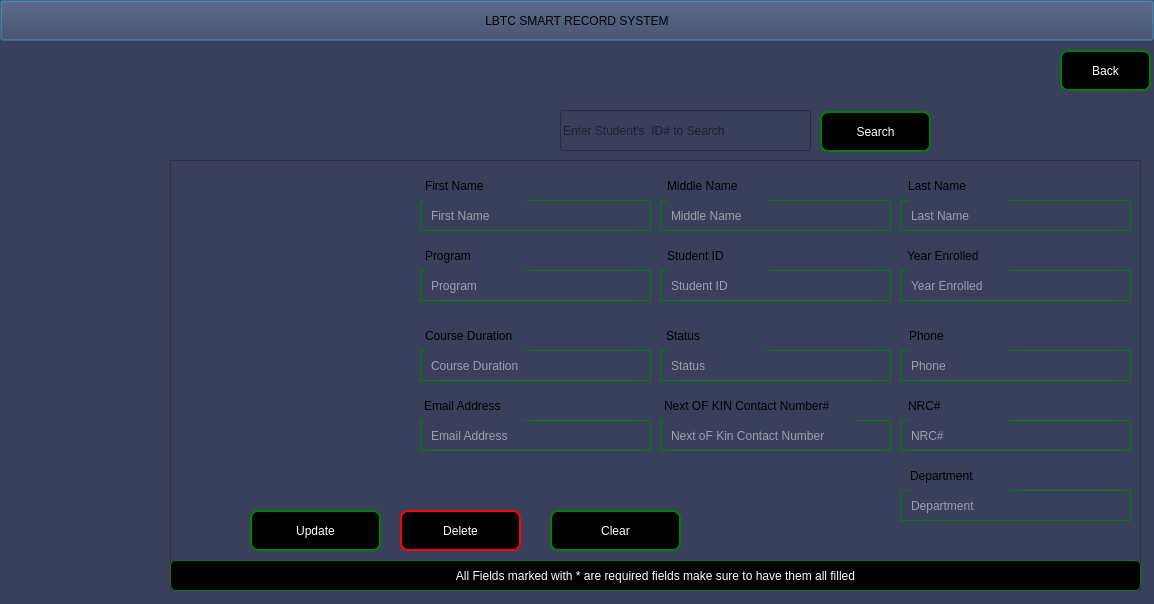
<?xml version="1.0" encoding="UTF-8"?>
<ui version="4.0">
 <class>ViewStudents</class>
 <widget class="QDialog" name="ViewStudents">
  <property name="geometry">
   <rect>
    <x>0</x>
    <y>0</y>
    <width>1154</width>
    <height>604</height>
   </rect>
  </property>
  <property name="windowTitle">
   <string>Dialog</string>
  </property>
  <property name="styleSheet">
   <string notr="true">background-color: #3a3f5c;</string>
  </property>
  <widget class="QPushButton" name="pushButton">
   <property name="geometry">
    <rect>
     <x>0</x>
     <y>0</y>
     <width>1154</width>
     <height>41</height>
    </rect>
   </property>
   <property name="text">
    <string>LBTC SMART RECORD SYSTEM</string>
   </property>
  </widget>
  <widget class="QPushButton" name="btn_RegisterStudent_back">
   <property name="geometry">
    <rect>
     <x>1060</x>
     <y>50</y>
     <width>91</width>
     <height>41</height>
    </rect>
   </property>
   <property name="styleSheet">
    <string notr="true">    
QPushButton{
                    color: rgb(255, 255, 255);
                    border:2px solid green;
                    border-radius: 8px;
                    padding: 0 8px;
                    background-color: rgb(255, 267, 245);
                    font: 500 11pt ;
                   

}

 </string>
   </property>
   <property name="text">
    <string>Back</string>
   </property>
   <property name="icon">
    <iconset theme="QIcon::ThemeIcon::GoHome"/>
   </property>
  </widget>
  <widget class="QFrame" name="frame">
   <property name="geometry">
    <rect>
     <x>170</x>
     <y>160</y>
     <width>971</width>
     <height>431</height>
    </rect>
   </property>
   <property name="styleSheet">
    <string notr="true"/>
   </property>
   <property name="frameShape">
    <enum>QFrame::Shape::StyledPanel</enum>
   </property>
   <property name="frameShadow">
    <enum>QFrame::Shadow::Raised</enum>
   </property>
   <widget class="QLineEdit" name="lineEdit_Fname">
    <property name="geometry">
     <rect>
      <x>250</x>
      <y>40</y>
      <width>231</width>
      <height>31</height>
     </rect>
    </property>
    <property name="styleSheet">
     <string notr="true">   
QLineEdit{
                    color: rgb(255, 255, 255);
                    border:1px solid green;
                    border-radius: 0px;
                    padding: 0 8px;
                    background-color: #3a3f5c;
                    
	                font: 700 9pt &quot;Segoe UI&quot;;
                   

}

 </string>
    </property>
    <property name="placeholderText">
     <string>First Name</string>
    </property>
   </widget>
   <widget class="QLineEdit" name="lineEdit_Mname">
    <property name="geometry">
     <rect>
      <x>490</x>
      <y>40</y>
      <width>231</width>
      <height>31</height>
     </rect>
    </property>
    <property name="styleSheet">
     <string notr="true">   
QLineEdit{
                    color: rgb(255, 255, 255);
                    border:1px solid green;
                    border-radius: 0px;
                    padding: 0 8px;
                    background-color: #3a3f5c;
                    
	                font: 700 9pt &quot;Segoe UI&quot;;
                   

}

 </string>
    </property>
    <property name="placeholderText">
     <string>Middle Name</string>
    </property>
   </widget>
   <widget class="QLineEdit" name="lineEdit_Lname">
    <property name="geometry">
     <rect>
      <x>730</x>
      <y>40</y>
      <width>231</width>
      <height>31</height>
     </rect>
    </property>
    <property name="styleSheet">
     <string notr="true">   
QLineEdit{
                    color: rgb(255, 255, 255);
                    border:1px solid green;
                    border-radius: 0px;
                    padding: 0 8px;
                    background-color: #3a3f5c;
                    
	                font: 700 9pt &quot;Segoe UI&quot;;
                   

}

 </string>
    </property>
    <property name="placeholderText">
     <string>Last Name</string>
    </property>
   </widget>
   <widget class="QLineEdit" name="lineEdit_Student_Program">
    <property name="geometry">
     <rect>
      <x>250</x>
      <y>110</y>
      <width>231</width>
      <height>31</height>
     </rect>
    </property>
    <property name="styleSheet">
     <string notr="true">   
QLineEdit{
                    color: rgb(255, 255, 255);
                    border:1px solid green;
                    border-radius: 0px;
                    padding: 0 8px;
                    background-color: #3a3f5c;
                    
	                font: 700 9pt &quot;Segoe UI&quot;;
                   

}

 </string>
    </property>
    <property name="placeholderText">
     <string>Program</string>
    </property>
   </widget>
   <widget class="QLineEdit" name="lineEdit_Student_ID">
    <property name="geometry">
     <rect>
      <x>490</x>
      <y>110</y>
      <width>231</width>
      <height>31</height>
     </rect>
    </property>
    <property name="styleSheet">
     <string notr="true">   
QLineEdit{
                    color: rgb(255, 255, 255);
                    border:1px solid green;
                    border-radius: 0px;
                    padding: 0 8px;
                    background-color: #3a3f5c;
                    
	                font: 700 9pt &quot;Segoe UI&quot;;
                   

}

 </string>
    </property>
    <property name="text">
     <string/>
    </property>
    <property name="placeholderText">
     <string>Student ID</string>
    </property>
   </widget>
   <widget class="QLineEdit" name="lineEdit_Enro_year">
    <property name="geometry">
     <rect>
      <x>730</x>
      <y>110</y>
      <width>231</width>
      <height>31</height>
     </rect>
    </property>
    <property name="styleSheet">
     <string notr="true">   
QLineEdit{
                    color: rgb(255, 255, 255);
                    border:1px solid green;
                    border-radius: 0px;
                    padding: 0 8px;
                    background-color: #3a3f5c;
                    
	                font: 700 9pt &quot;Segoe UI&quot;;
                   

}

 </string>
    </property>
    <property name="text">
     <string/>
    </property>
    <property name="placeholderText">
     <string>Year Enrolled</string>
    </property>
   </widget>
   <widget class="QLineEdit" name="lineEdit_Course_Duration">
    <property name="geometry">
     <rect>
      <x>250</x>
      <y>190</y>
      <width>231</width>
      <height>31</height>
     </rect>
    </property>
    <property name="styleSheet">
     <string notr="true">   
QLineEdit{
                    color: rgb(255, 255, 255);
                    border:1px solid green;
                    border-radius: 0px;
                    padding: 0 8px;
                    background-color: #3a3f5c;
                    
	                font: 700 9pt &quot;Segoe UI&quot;;
                   

}

 </string>
    </property>
    <property name="placeholderText">
     <string>Course Duration</string>
    </property>
   </widget>
   <widget class="QLineEdit" name="lineEdit_Student_Status">
    <property name="geometry">
     <rect>
      <x>490</x>
      <y>190</y>
      <width>231</width>
      <height>31</height>
     </rect>
    </property>
    <property name="styleSheet">
     <string notr="true">   
QLineEdit{
                    color: rgb(255, 255, 255);
                    border:1px solid green;
                    border-radius: 0px;
                    padding: 0 8px;
                    background-color: #3a3f5c;
                    
	                font: 700 9pt &quot;Segoe UI&quot;;
                   

}

 </string>
    </property>
    <property name="placeholderText">
     <string>Status</string>
    </property>
   </widget>
   <widget class="QPushButton" name="btn_Student_Update">
    <property name="geometry">
     <rect>
      <x>80</x>
      <y>350</y>
      <width>131</width>
      <height>41</height>
     </rect>
    </property>
    <property name="styleSheet">
     <string notr="true">    
QPushButton{
                    color: rgb(255, 255, 255);
                    border:2px solid green;
                    border-radius: 8px;
                    padding: 0 8px;
                    background-color: rgb(255, 267, 245);
                    font: 500 11pt ;
                   

}

 </string>
    </property>
    <property name="text">
     <string>Update</string>
    </property>
    <property name="icon">
     <iconset theme="QIcon::ThemeIcon::FolderOpen"/>
    </property>
   </widget>
   <widget class="QLabel" name="image_field">
    <property name="geometry">
     <rect>
      <x>10</x>
      <y>10</y>
      <width>221</width>
      <height>201</height>
     </rect>
    </property>
    <property name="styleSheet">
     <string notr="true"> 
 QLabel {
  border:2px solid green;
  border-radius: 10px;
  padding: 8px 8px;
  background: rgb(255, 255, 255);
 
};</string>
    </property>
    <property name="text">
     <string/>
    </property>
   </widget>
   <widget class="QLineEdit" name="lineEdit_Student_Email">
    <property name="geometry">
     <rect>
      <x>250</x>
      <y>260</y>
      <width>231</width>
      <height>31</height>
     </rect>
    </property>
    <property name="styleSheet">
     <string notr="true">   
QLineEdit{
                    color: rgb(255, 255, 255);
                    border:1px solid green;
                    border-radius: 0px;
                    padding: 0 8px;
                    background-color: #3a3f5c;
                    
	                font: 700 9pt &quot;Segoe UI&quot;;
                   

}

 </string>
    </property>
    <property name="placeholderText">
     <string>Email Address</string>
    </property>
   </widget>
   <widget class="QLineEdit" name="lineEdit_Student_Phone">
    <property name="geometry">
     <rect>
      <x>730</x>
      <y>190</y>
      <width>231</width>
      <height>31</height>
     </rect>
    </property>
    <property name="styleSheet">
     <string notr="true">   
QLineEdit{
                    color: rgb(255, 255, 255);
                    border:1px solid green;
                    border-radius: 0px;
                    padding: 0 8px;
                    background-color: #3a3f5c;
                    
	                font: 700 9pt &quot;Segoe UI&quot;;
                   

}

 </string>
    </property>
    <property name="placeholderText">
     <string>Phone</string>
    </property>
   </widget>
   <widget class="QPushButton" name="pushButton_2">
    <property name="geometry">
     <rect>
      <x>0</x>
      <y>400</y>
      <width>971</width>
      <height>31</height>
     </rect>
    </property>
    <property name="styleSheet">
     <string notr="true">    
QPushButton{
                    color: rgb(255, 255, 255);
                    border:1px solid green;
                    border-radius: 6px;
                    padding: 0 8px;
                    background-color: rgb(255, 267, 245);
                    font: 500 11pt ;
                   

}

 </string>
    </property>
    <property name="text">
     <string>All Fields marked with * are required fields make sure to have them all filled</string>
    </property>
   </widget>
   <widget class="QPushButton" name="btn_Update_Student">
    <property name="geometry">
     <rect>
      <x>230</x>
      <y>350</y>
      <width>121</width>
      <height>41</height>
     </rect>
    </property>
    <property name="styleSheet">
     <string notr="true">   
QPushButton{
                    color: rgb(255, 255, 255);
                    border:2px solid red;
                    border-radius: 8px;
                    padding: 0 8px;
                    background-color: rgb(255, 267, 245);
                    font: 500 11pt ;
                   

}

 </string>
    </property>
    <property name="text">
     <string>Delete</string>
    </property>
    <property name="icon">
     <iconset theme="QIcon::ThemeIcon::EditDelete"/>
    </property>
   </widget>
   <widget class="QPushButton" name="btn_Reset_Student">
    <property name="geometry">
     <rect>
      <x>380</x>
      <y>350</y>
      <width>131</width>
      <height>41</height>
     </rect>
    </property>
    <property name="styleSheet">
     <string notr="true">   
QPushButton{
                    color: rgb(255, 255, 255);
                    border:2px solid green;
                    border-radius: 8px;
                    padding: 0 8px;
                    background-color: rgb(255, 267, 245);
                    font: 500 11pt ;
                   

}

 </string>
    </property>
    <property name="text">
     <string>Clear</string>
    </property>
    <property name="icon">
     <iconset theme="QIcon::ThemeIcon::ViewRestore"/>
    </property>
   </widget>
   <widget class="QLineEdit" name="lineEdit_Stud_NXTOF_KIN">
    <property name="geometry">
     <rect>
      <x>490</x>
      <y>260</y>
      <width>231</width>
      <height>31</height>
     </rect>
    </property>
    <property name="styleSheet">
     <string notr="true">   
QLineEdit{
                    color: rgb(255, 255, 255);
                    border:1px solid green;
                    border-radius: 0px;
                    padding: 0 8px;
                    background-color: #3a3f5c;
                    
	                font: 700 9pt &quot;Segoe UI&quot;;
                   

}

 </string>
    </property>
    <property name="placeholderText">
     <string>Next oF Kin Contact Number</string>
    </property>
   </widget>
   <widget class="QLabel" name="label">
    <property name="geometry">
     <rect>
      <x>255</x>
      <y>10</y>
      <width>101</width>
      <height>31</height>
     </rect>
    </property>
    <property name="text">
     <string>First Name</string>
    </property>
   </widget>
   <widget class="QLabel" name="label_2">
    <property name="geometry">
     <rect>
      <x>497</x>
      <y>10</y>
      <width>101</width>
      <height>31</height>
     </rect>
    </property>
    <property name="text">
     <string>Middle Name</string>
    </property>
   </widget>
   <widget class="QLabel" name="label_3">
    <property name="geometry">
     <rect>
      <x>738</x>
      <y>10</y>
      <width>101</width>
      <height>31</height>
     </rect>
    </property>
    <property name="text">
     <string>Last Name</string>
    </property>
   </widget>
   <widget class="QLabel" name="label_4">
    <property name="geometry">
     <rect>
      <x>737</x>
      <y>80</y>
      <width>101</width>
      <height>31</height>
     </rect>
    </property>
    <property name="text">
     <string>Year Enrolled</string>
    </property>
   </widget>
   <widget class="QLabel" name="label_5">
    <property name="geometry">
     <rect>
      <x>497</x>
      <y>80</y>
      <width>100</width>
      <height>31</height>
     </rect>
    </property>
    <property name="text">
     <string>Student ID</string>
    </property>
   </widget>
   <widget class="QLabel" name="label_6">
    <property name="geometry">
     <rect>
      <x>255</x>
      <y>80</y>
      <width>100</width>
      <height>31</height>
     </rect>
    </property>
    <property name="text">
     <string>Program</string>
    </property>
   </widget>
   <widget class="QLabel" name="label_7">
    <property name="geometry">
     <rect>
      <x>255</x>
      <y>160</y>
      <width>100</width>
      <height>31</height>
     </rect>
    </property>
    <property name="text">
     <string>Course Duration</string>
    </property>
   </widget>
   <widget class="QLabel" name="label_8">
    <property name="geometry">
     <rect>
      <x>254</x>
      <y>230</y>
      <width>100</width>
      <height>31</height>
     </rect>
    </property>
    <property name="text">
     <string>Email Address</string>
    </property>
   </widget>
   <widget class="QLabel" name="label_9">
    <property name="geometry">
     <rect>
      <x>496</x>
      <y>160</y>
      <width>100</width>
      <height>31</height>
     </rect>
    </property>
    <property name="text">
     <string>Status</string>
    </property>
   </widget>
   <widget class="QLabel" name="label_10">
    <property name="geometry">
     <rect>
      <x>494</x>
      <y>230</y>
      <width>191</width>
      <height>31</height>
     </rect>
    </property>
    <property name="text">
     <string>Next OF KIN Contact Number#</string>
    </property>
   </widget>
   <widget class="QLabel" name="label_11">
    <property name="geometry">
     <rect>
      <x>739</x>
      <y>160</y>
      <width>100</width>
      <height>31</height>
     </rect>
    </property>
    <property name="text">
     <string>Phone</string>
    </property>
   </widget>
   <widget class="QLineEdit" name="lineEdit_Student_Phone_2">
    <property name="geometry">
     <rect>
      <x>730</x>
      <y>260</y>
      <width>231</width>
      <height>31</height>
     </rect>
    </property>
    <property name="styleSheet">
     <string notr="true">   
QLineEdit{
                    color: rgb(255, 255, 255);
                    border:1px solid green;
                    border-radius: 0px;
                    padding: 0 8px;
                    background-color: #3a3f5c;
                    
	                font: 700 9pt &quot;Segoe UI&quot;;
                   

}

 </string>
    </property>
    <property name="placeholderText">
     <string>NRC#</string>
    </property>
   </widget>
   <widget class="QLabel" name="label_12">
    <property name="geometry">
     <rect>
      <x>738</x>
      <y>230</y>
      <width>100</width>
      <height>31</height>
     </rect>
    </property>
    <property name="text">
     <string>NRC#</string>
    </property>
   </widget>
   <widget class="QLineEdit" name="lineEdit_Student_Phone_3">
    <property name="geometry">
     <rect>
      <x>730</x>
      <y>330</y>
      <width>231</width>
      <height>31</height>
     </rect>
    </property>
    <property name="styleSheet">
     <string notr="true">   
QLineEdit{
                    color: rgb(255, 255, 255);
                    border:1px solid green;
                    border-radius: 0px;
                    padding: 0 8px;
                    background-color: #3a3f5c;
                    
	                font: 700 9pt &quot;Segoe UI&quot;;
                   

}

 </string>
    </property>
    <property name="placeholderText">
     <string>Department</string>
    </property>
   </widget>
   <widget class="QLabel" name="label_13">
    <property name="geometry">
     <rect>
      <x>740</x>
      <y>300</y>
      <width>100</width>
      <height>31</height>
     </rect>
    </property>
    <property name="text">
     <string>Department</string>
    </property>
   </widget>
   <zorder>btn_Student_Update</zorder>
   <zorder>lineEdit_Fname</zorder>
   <zorder>lineEdit_Mname</zorder>
   <zorder>lineEdit_Lname</zorder>
   <zorder>lineEdit_Student_Program</zorder>
   <zorder>lineEdit_Student_ID</zorder>
   <zorder>lineEdit_Enro_year</zorder>
   <zorder>lineEdit_Course_Duration</zorder>
   <zorder>lineEdit_Student_Status</zorder>
   <zorder>image_field</zorder>
   <zorder>lineEdit_Student_Email</zorder>
   <zorder>lineEdit_Student_Phone</zorder>
   <zorder>pushButton_2</zorder>
   <zorder>btn_Update_Student</zorder>
   <zorder>btn_Reset_Student</zorder>
   <zorder>lineEdit_Stud_NXTOF_KIN</zorder>
   <zorder>label</zorder>
   <zorder>label_2</zorder>
   <zorder>label_3</zorder>
   <zorder>label_4</zorder>
   <zorder>label_5</zorder>
   <zorder>label_6</zorder>
   <zorder>label_7</zorder>
   <zorder>label_8</zorder>
   <zorder>label_9</zorder>
   <zorder>label_10</zorder>
   <zorder>label_11</zorder>
   <zorder>lineEdit_Student_Phone_2</zorder>
   <zorder>label_12</zorder>
   <zorder>lineEdit_Student_Phone_3</zorder>
   <zorder>label_13</zorder>
  </widget>
  <widget class="QLineEdit" name="lineEdit_Search_Student">
   <property name="geometry">
    <rect>
     <x>560</x>
     <y>110</y>
     <width>251</width>
     <height>41</height>
    </rect>
   </property>
   <property name="placeholderText">
    <string>Enter Student's  ID# to Search</string>
   </property>
  </widget>
  <widget class="QPushButton" name="btn_search">
   <property name="geometry">
    <rect>
     <x>820</x>
     <y>111</y>
     <width>111</width>
     <height>41</height>
    </rect>
   </property>
   <property name="styleSheet">
    <string notr="true">  
QPushButton{
                    color: rgb(255, 255, 255);
                    border:2px solid green;
                    border-radius: 8px;
                    padding: 0 8px;
                    background-color: rgb(255, 267, 245);
                    font: 500 11pt ;
                   

}

 </string>
   </property>
   <property name="text">
    <string>Search</string>
   </property>
   <property name="icon">
    <iconset theme="QIcon::ThemeIcon::SystemSearch"/>
   </property>
  </widget>
 </widget>
 <resources/>
 <connections/>
</ui>
